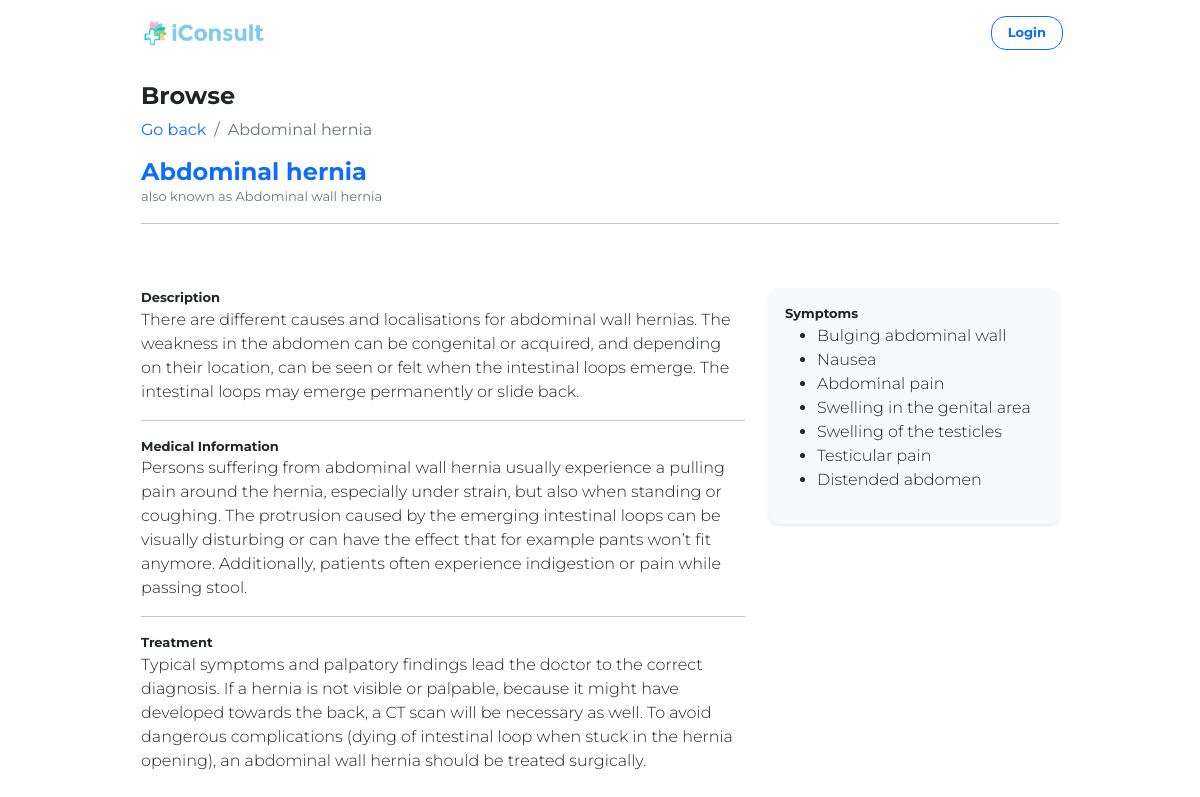
Page /view.php?id=130 on the committed database.
### tables this page shows
CREATE TABLE `healthissues` (
  `issueID` int(11) NOT NULL,
  `issueName` varchar(100) NOT NULL,
  `description` text NOT NULL,
  `descriptionShort` text NOT NULL,
  `medicalCondition` text NOT NULL,
  `possibleSymptoms` text NOT NULL,
  `profName` text NOT NULL,
  `synonyms` text NOT NULL,
  `treatmentDescription` text NOT NULL,
  `imagefile` text DEFAULT NULL
);

### view.php (the view, shortened to what this page needs)
<?php
include('php/db_config.php');
$sql = "SELECT * FROM healthissues WHERE issueID='" . $_GET['id'] . "'";
$issue = mysqli_query($conn, $sql)->fetch_assoc();
$symptoms = explode(',', $issue['possibleSymptoms']);
?>
<!doctype html>
<html lang="en">
<head>
    <link href="https://cdn.jsdelivr.net/npm/bootstrap@5.0.0/dist/css/bootstrap.min.css" rel="stylesheet">
    <link href="https://cdnjs.cloudflare.com/ajax/libs/font-awesome/5.15.1/css/all.min.css" rel="stylesheet" />
    <link rel="stylesheet" href="css/style.css?">
</head>
<body>
    <div class="bg-white py-3 ">
        <div class="container">
            <div class="d-flex justify-content-between align-items-center">
                <div class=""><a href="index.php"> <img src="assets/images/logo.PNG?" alt="" height="30" /></a>
                </div>
                <div class="d-flex align-items-center">
                    <div class="fw-bold text-primary">
                        <a href="login.php" class=" text-decoration-none btn btn-outline-primary smallTxt fw-bold round-1 px-3">Login</a>
                    </div>
                </div>
            </div>
        </div>
    </div>
    <div class="container p-0">
        <div class="p-3">
            <div class="h4 fw-bolder">Browse</div>
            <nav aria-label="breadcrumb">
                <ol class="breadcrumb">
                    <li class="breadcrumb-item"><a style="cursor:pointer; " class="text-primary text-decoration-none" onclick="window.history.back()">Go back</a></li>
                    <li class="breadcrumb-item active" aria-current="page">
                        <?= $issue['issueName'] ?>
                    </li>
                </ol>
            </nav>
            <div class="h4 fw-bold mb-0 text-primary">
                <?= $issue['issueName'] ?>
            </div>
            <div class="smallTxt text-muted">
                also known as <?= $issue['profName'] ?>
            </div>
            <hr>
            <div class="row mycontent " id="main">
                <div class="col-md-12">
                </div>
                <div class="col-md-8">
                    <div class="smallTxt fw-bold">Description</div>
                    <div class="h6 fw-light lh-base ">
                        <?= $issue['description'] ?>
                    </div>
                    <hr>
                    <div class="smallTxt fw-bold">Medical Information</div>
                    <div class="h6 fw-light lh-base">
                        <?= $issue['medicalCondition'] ?>
                    </div>
                    <hr>
                    <div class="smallTxt fw-bold">Treatment</div>
                    <div class="h6 fw-light lh-base">
                        <?= $issue['treatmentDescription'] ?>
                    </div>
                </div>
                <div class="col-md-4">
                    <div class="card round-2 shadow-sm border-0 bg-light">
                        <div class="card-body">
                            <div class="smallTxt fw-bold">Symptoms</div>
                            <div class="h6 font-weight-light lh-base">
                                <ul>
                                    <?php
                                    foreach ($symptoms as $s) {
                                        echo '<li class="fw-light">' . $s . '</li>';
                                    }
                                    ?>
                                </ul>
                            </div>
                        </div>
                    </div>
                </div>
            </div>
        </div>
    </div>
</body>
</html>

### css/style.css (style rules this page uses)
body { font-family: "Montserrat", sans-serif; }
.round-1 { border-radius: 15px; }
.round-2 { border-radius: 10px; }
.smallTxt { font-size: 13px; }
.mycontent { height: calc(100vh - 210px); overflow-y: auto; overflow-x: hidden; }

### view.php (style rules this page uses)
.container { max-width: 950px; }

### rows in the picture
healthissues: issueName "Abdominal hernia", profName "Abdominal wall hernia", description "There are different causes and localisations for abdominal wall hernias. The weakness in the abdomen can be congenital or acquired, and depending on their location, can be seen or felt when the intestinal loops emerge. The intestinal loops may emerge permanently or slide back.", medicalCondition "Persons suffering from abdominal wall hernia usually experience a pulling pain around the hernia, especially under strain, but also when standing or coughing. The protrusion caused by the emerging intestinal loops can be visually disturbing or can have the effect that for example pants won’t fit anymore. Additionally, patients often experience indigestion or pain while passing stool.", treatmentDescription "Typical symptoms and palpatory findings lead the doctor to the correct diagnosis. If a hernia is not visible or palpable, because it might have developed towards the back, a CT scan will be necessary as well. To avoid dangerous complications (dying of intestinal loop when stuck in the hernia opening), an abdominal wall hernia should be treated surgically.", possibleSymptoms "Bulging abdominal wall", possibleSymptoms "Nausea", possibleSymptoms "Abdominal pain", possibleSymptoms "Swelling in the genital area", possibleSymptoms "Swelling of the testicles", possibleSymptoms "Testicular pain", possibleSymptoms "Distended abdomen"
